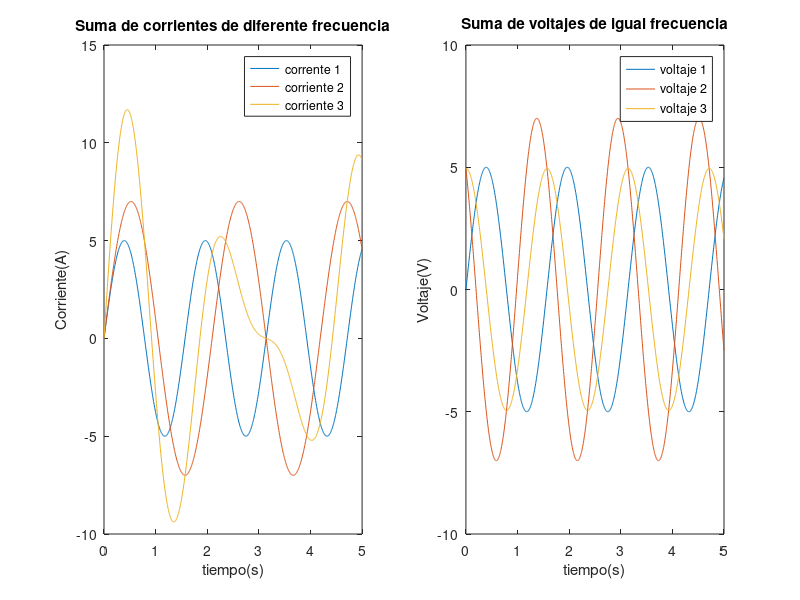

Recreate this plot in MATLAB.

clear all; %borra variables clc; %borra pantalla
t = linspace(0,5,1000); %crea vector de tiempo
%Corrientes (diferente frecuencia) 
i1 = 5*sin(4*t); 
i2 = 7*sin(3*t);
i3 = i1 + i2; %genera i3 como la suma de i1 con i2 
subplot(1,2,1);
plot(t,i1,t,i2,t,i3); %genera la gráfica
legend('corrente 1','corriente 2','corriente 3');
title('Suma de corrientes de diferente frecuencia');
xlabel('tiempo(s)');
ylabel('Corriente(A)');
%Voltajes (misma frecuencia)
v1 = 5*sin(4*t);
v2 = 7*sin(4*t+3*pi/4);
v3 = v1 + v2; %genera v3 como la suma de v1 con v2
subplot(1,2,2);
plot(t,v1,t,v2,t,v3); %genera la gráfica
legend('voltaje 1','voltaje 2','voltaje 3');
title('Suma de voltajes de igual frecuencia'); 
xlabel('tiempo(s)');
ylabel('Voltaje(V)');